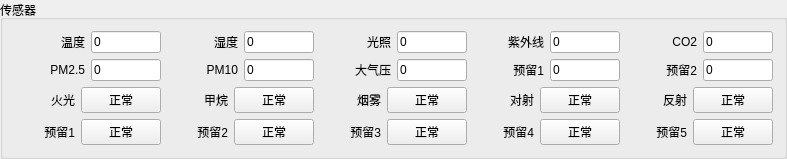
      <widget class="QGroupBox" name="groupBox_3">
       <property name="title">
        <string>传感器</string>
       </property>
       <layout class="QGridLayout" name="gridLayout_3">
        <item row="0" column="0">
         <layout class="QVBoxLayout" name="verticalLayout_5">
          <item>
           <layout class="QHBoxLayout" name="horizontalLayout_28" stretch="1,1,1,1,1">
            <item>
             <layout class="QHBoxLayout" name="horizontalLayout_3" stretch="1,1">
              <item>
               <widget class="QLabel" name="label">
                <property name="text">
                 <string>温度</string>
                </property>
                <property name="alignment">
                 <set>Qt::AlignRight|Qt::AlignTrailing|Qt::AlignVCenter</set>
                </property>
               </widget>
              </item>
              <item>
               <widget class="QLineEdit" name="lineEdit">
                <property name="text">
                 <string>0</string>
                </property>
               </widget>
              </item>
             </layout>
            </item>
            <item>
             <layout class="QHBoxLayout" name="horizontalLayout_4" stretch="1,1">
              <item>
               <widget class="QLabel" name="label_2">
                <property name="text">
                 <string>湿度</string>
                </property>
                <property name="alignment">
                 <set>Qt::AlignRight|Qt::AlignTrailing|Qt::AlignVCenter</set>
                </property>
               </widget>
              </item>
              <item>
               <widget class="QLineEdit" name="lineEdit_2">
                <property name="text">
                 <string>0</string>
                </property>
               </widget>
              </item>
             </layout>
            </item>
            <item>
             <layout class="QHBoxLayout" name="horizontalLayout_5" stretch="1,1">
              <item>
               <widget class="QLabel" name="label_3">
                <property name="text">
                 <string>光照</string>
                </property>
                <property name="alignment">
                 <set>Qt::AlignRight|Qt::AlignTrailing|Qt::AlignVCenter</set>
                </property>
               </widget>
              </item>
              <item>
               <widget class="QLineEdit" name="lineEdit_3">
                <property name="text">
                 <string>0</string>
                </property>
               </widget>
              </item>
             </layout>
            </item>
            <item>
             <layout class="QHBoxLayout" name="horizontalLayout_6" stretch="1,1">
              <item>
               <widget class="QLabel" name="label_4">
                <property name="text">
                 <string>紫外线</string>
                </property>
                <property name="alignment">
                 <set>Qt::AlignRight|Qt::AlignTrailing|Qt::AlignVCenter</set>
                </property>
               </widget>
              </item>
              <item>
               <widget class="QLineEdit" name="lineEdit_4">
                <property name="text">
                 <string>0</string>
                </property>
               </widget>
              </item>
             </layout>
            </item>
            <item>
             <layout class="QHBoxLayout" name="horizontalLayout_7" stretch="1,1">
              <item>
               <widget class="QLabel" name="label_5">
                <property name="text">
                 <string>CO2</string>
                </property>
                <property name="alignment">
                 <set>Qt::AlignRight|Qt::AlignTrailing|Qt::AlignVCenter</set>
                </property>
               </widget>
              </item>
              <item>
               <widget class="QLineEdit" name="lineEdit_5">
                <property name="text">
                 <string>0</string>
                </property>
               </widget>
              </item>
             </layout>
            </item>
           </layout>
          </item>
          <item>
           <layout class="QHBoxLayout" name="horizontalLayout_27" stretch="1,1,1,1,1">
            <item>
             <layout class="QHBoxLayout" name="horizontalLayout_8" stretch="1,1">
              <item>
               <widget class="QLabel" name="label_6">
                <property name="text">
                 <string>PM2.5</string>
                </property>
                <property name="alignment">
                 <set>Qt::AlignRight|Qt::AlignTrailing|Qt::AlignVCenter</set>
                </property>
               </widget>
              </item>
              <item>
               <widget class="QLineEdit" name="lineEdit_6">
                <property name="text">
                 <string>0</string>
                </property>
               </widget>
              </item>
             </layout>
            </item>
            <item>
             <layout class="QHBoxLayout" name="horizontalLayout_9" stretch="1,1">
              <item>
               <widget class="QLabel" name="label_7">
                <property name="text">
                 <string>PM10</string>
                </property>
                <property name="alignment">
                 <set>Qt::AlignRight|Qt::AlignTrailing|Qt::AlignVCenter</set>
                </property>
               </widget>
              </item>
              <item>
               <widget class="QLineEdit" name="lineEdit_7">
                <property name="text">
                 <string>0</string>
                </property>
               </widget>
              </item>
             </layout>
            </item>
            <item>
             <layout class="QHBoxLayout" name="horizontalLayout_10" stretch="1,1">
              <item>
               <widget class="QLabel" name="label_8">
                <property name="text">
                 <string>大气压</string>
                </property>
                <property name="alignment">
                 <set>Qt::AlignRight|Qt::AlignTrailing|Qt::AlignVCenter</set>
                </property>
               </widget>
              </item>
              <item>
               <widget class="QLineEdit" name="lineEdit_8">
                <property name="text">
                 <string>0</string>
                </property>
               </widget>
              </item>
             </layout>
            </item>
            <item>
             <layout class="QHBoxLayout" name="horizontalLayout_17" stretch="1,1">
              <item>
               <widget class="QLabel" name="label_15">
                <property name="text">
                 <string>预留1</string>
                </property>
                <property name="alignment">
                 <set>Qt::AlignRight|Qt::AlignTrailing|Qt::AlignVCenter</set>
                </property>
               </widget>
              </item>
              <item>
               <widget class="QLineEdit" name="lineEdit_9">
                <property name="text">
                 <string>0</string>
                </property>
               </widget>
              </item>
             </layout>
            </item>
            <item>
             <layout class="QHBoxLayout" name="horizontalLayout_18" stretch="1,1">
              <item>
               <widget class="QLabel" name="label_16">
                <property name="text">
                 <string>预留2</string>
                </property>
                <property name="alignment">
                 <set>Qt::AlignRight|Qt::AlignTrailing|Qt::AlignVCenter</set>
                </property>
               </widget>
              </item>
              <item>
               <widget class="QLineEdit" name="lineEdit_10">
                <property name="text">
                 <string>0</string>
                </property>
               </widget>
              </item>
             </layout>
            </item>
           </layout>
          </item>
          <item>
           <layout class="QHBoxLayout" name="horizontalLayout_26" stretch="1,1,1,1,1">
            <item>
             <layout class="QHBoxLayout" name="horizontalLayout_11" stretch="1,1">
              <item>
               <widget class="QLabel" name="label_9">
                <property name="text">
                 <string>火光</string>
                </property>
                <property name="alignment">
                 <set>Qt::AlignRight|Qt::AlignTrailing|Qt::AlignVCenter</set>
                </property>
               </widget>
              </item>
              <item>
               <widget class="QPushButton" name="pushButton">
                <property name="text">
                 <string>正常</string>
                </property>
               </widget>
              </item>
             </layout>
            </item>
            <item>
             <layout class="QHBoxLayout" name="horizontalLayout_12" stretch="1,1">
              <item>
               <widget class="QLabel" name="label_10">
                <property name="text">
                 <string>甲烷</string>
                </property>
                <property name="alignment">
                 <set>Qt::AlignRight|Qt::AlignTrailing|Qt::AlignVCenter</set>
                </property>
               </widget>
              </item>
              <item>
               <widget class="QPushButton" name="pushButton_2">
                <property name="text">
                 <string>正常</string>
                </property>
               </widget>
              </item>
             </layout>
            </item>
            <item>
             <layout class="QHBoxLayout" name="horizontalLayout_14" stretch="1,1">
              <item>
               <widget class="QLabel" name="label_12">
                <property name="text">
                 <string>烟雾</string>
                </property>
                <property name="alignment">
                 <set>Qt::AlignRight|Qt::AlignTrailing|Qt::AlignVCenter</set>
                </property>
               </widget>
              </item>
              <item>
               <widget class="QPushButton" name="pushButton_4">
                <property name="text">
                 <string>正常</string>
                </property>
               </widget>
              </item>
             </layout>
            </item>
            <item>
             <layout class="QHBoxLayout" name="horizontalLayout_15" stretch="1,1">
              <item>
               <widget class="QLabel" name="label_13">
                <property name="text">
                 <string>对射</string>
                </property>
                <property name="alignment">
                 <set>Qt::AlignRight|Qt::AlignTrailing|Qt::AlignVCenter</set>
                </property>
               </widget>
              </item>
              <item>
               <widget class="QPushButton" name="pushButton_5">
                <property name="text">
                 <string>正常</string>
                </property>
               </widget>
              </item>
             </layout>
            </item>
            <item>
             <layout class="QHBoxLayout" name="horizontalLayout_16" stretch="1,1">
              <item>
               <widget class="QLabel" name="label_14">
                <property name="text">
                 <string>反射</string>
                </property>
                <property name="alignment">
                 <set>Qt::AlignRight|Qt::AlignTrailing|Qt::AlignVCenter</set>
                </property>
               </widget>
              </item>
              <item>
               <widget class="QPushButton" name="pushButton_6">
                <property name="text">
                 <string>正常</string>
                </property>
               </widget>
              </item>
             </layout>
            </item>
           </layout>
          </item>
          <item>
           <layout class="QHBoxLayout" name="horizontalLayout_25" stretch="1,1,1,1,1">
            <item>
             <layout class="QHBoxLayout" name="horizontalLayout_20" stretch="1,1">
              <item>
               <widget class="QLabel" name="label_18">
                <property name="text">
                 <string>预留1</string>
                </property>
                <property name="alignment">
                 <set>Qt::AlignRight|Qt::AlignTrailing|Qt::AlignVCenter</set>
                </property>
               </widget>
              </item>
              <item>
               <widget class="QPushButton" name="pushButton_8">
                <property name="text">
                 <string>正常</string>
                </property>
               </widget>
              </item>
             </layout>
            </item>
            <item>
             <layout class="QHBoxLayout" name="horizontalLayout_21" stretch="1,1">
              <item>
               <widget class="QLabel" name="label_19">
                <property name="text">
                 <string>预留2</string>
                </property>
                <property name="alignment">
                 <set>Qt::AlignRight|Qt::AlignTrailing|Qt::AlignVCenter</set>
                </property>
               </widget>
              </item>
              <item>
               <widget class="QPushButton" name="pushButton_9">
                <property name="text">
                 <string>正常</string>
                </property>
               </widget>
              </item>
             </layout>
            </item>
            <item>
             <layout class="QHBoxLayout" name="horizontalLayout_22" stretch="1,1">
              <item>
               <widget class="QLabel" name="label_20">
                <property name="text">
                 <string>预留3</string>
                </property>
                <property name="alignment">
                 <set>Qt::AlignRight|Qt::AlignTrailing|Qt::AlignVCenter</set>
                </property>
               </widget>
              </item>
              <item>
               <widget class="QPushButton" name="pushButton_10">
                <property name="text">
                 <string>正常</string>
                </property>
               </widget>
              </item>
             </layout>
            </item>
            <item>
             <layout class="QHBoxLayout" name="horizontalLayout_23" stretch="1,1">
              <item>
               <widget class="QLabel" name="label_21">
                <property name="text">
                 <string>预留4</string>
                </property>
                <property name="alignment">
                 <set>Qt::AlignRight|Qt::AlignTrailing|Qt::AlignVCenter</set>
                </property>
               </widget>
              </item>
              <item>
               <widget class="QPushButton" name="pushButton_11">
                <property name="text">
                 <string>正常</string>
                </property>
               </widget>
              </item>
             </layout>
            </item>
            <item>
             <layout class="QHBoxLayout" name="horizontalLayout_24" stretch="1,1">
              <item>
               <widget class="QLabel" name="label_22">
                <property name="text">
                 <string>预留5</string>
                </property>
                <property name="alignment">
                 <set>Qt::AlignRight|Qt::AlignTrailing|Qt::AlignVCenter</set>
                </property>
               </widget>
              </item>
              <item>
               <widget class="QPushButton" name="pushButton_12">
                <property name="text">
                 <string>正常</string>
                </property>
               </widget>
              </item>
             </layout>
            </item>
           </layout>
          </item>
         </layout>
        </item>
       </layout>
      </widget>
